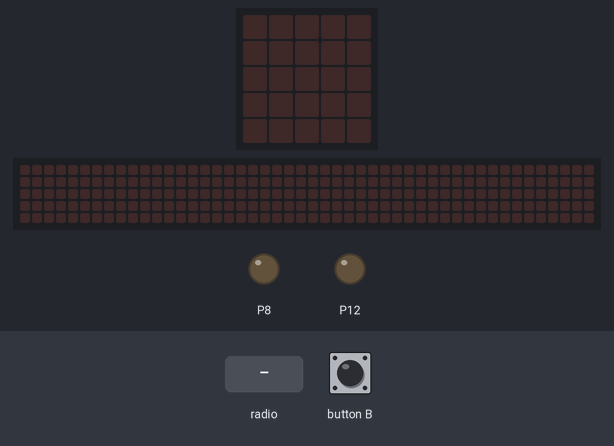
Bench run of a program on a simulated BBC micro:bit running MicroPython. On the bench: the board's 5×5 LED display, a strip that is not on the board, showing the scrolling text unrolled, output pins drawn as LEDs (lit = HIGH). Inputs (shaded band) come from the test bench. The 48×5 strip is a reading aid, not a part: it shows the text the display is scrolling, unrolled, one strip-width of it at a time.

Above: at 1.2 s.
1.3 s: button B pressed for 0.15 s
At 1.37 s:
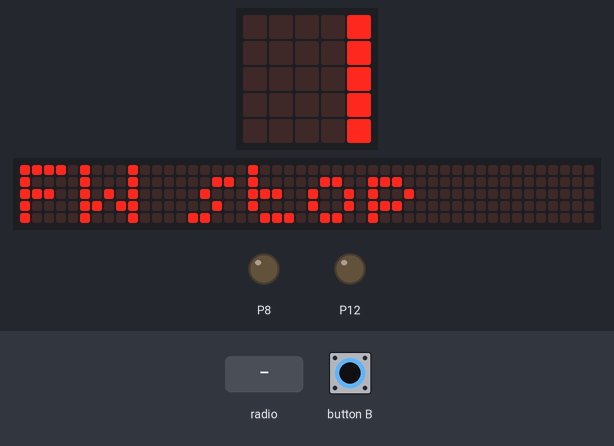
4.3 s: radio message "Forward" arrives
At 7.07 s:
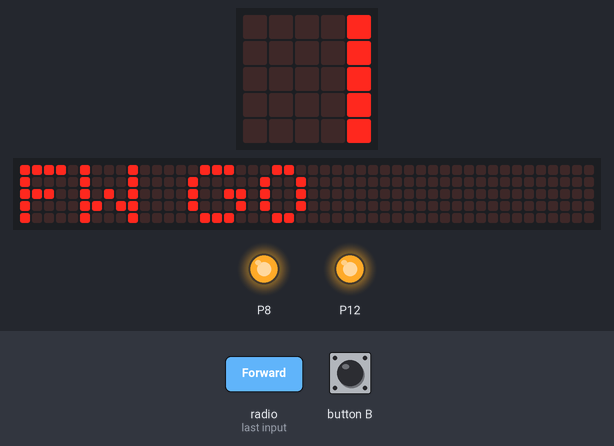
13.3 s: radio message "Stop" arrives
At 18.42 s:
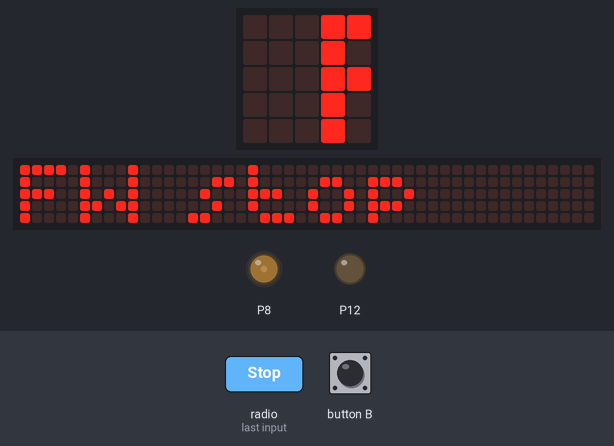
19.3 s: button B pressed for 1 s
At 23.97 s:
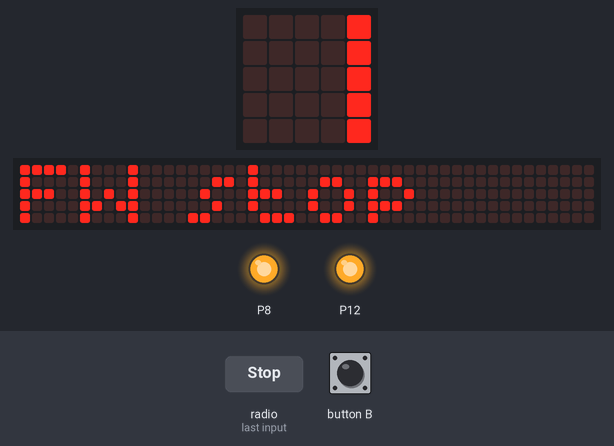
Timing chart, 0 to 25.5 s (numbered marks = the images above; inputs shaded):
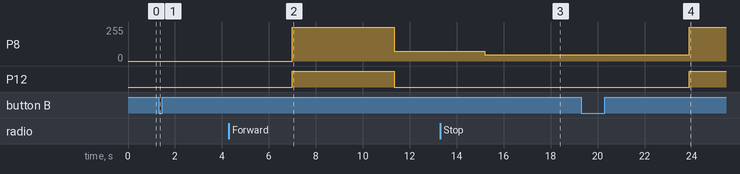

The program:

Microbit_Ferris_wheel_motor_controller.py
```python
#remote
from microbit import *
import radio

def stop():
    pin8.write_analog(1023)
    pin12.write_analog(1023)

def forward(speed):
    pin8.write_analog(speed)
    pin12.write_digital(0)
    display.scroll(speed)


speed = 100

radio.on()
while True:
    incoming = radio.receive()
    if incoming == 'Forward':
        display.scroll('FW GO')
        forward(300)
        sleep(1000)
        forward(190)

    if button_b.was_pressed() or incoming == 'Stop':
        display.scroll('FW stop')
        stop()
```

Measured:
- after the input at 1.3 s, the display: changes at once (image 1)
- after the input at 4.3 s, the display: first differs from a run without the input after 2.7 s (image 2)
- after the input at 13.3 s, the display: first differs from a run without the input after 4.9 s (image 3 shows a later state)
